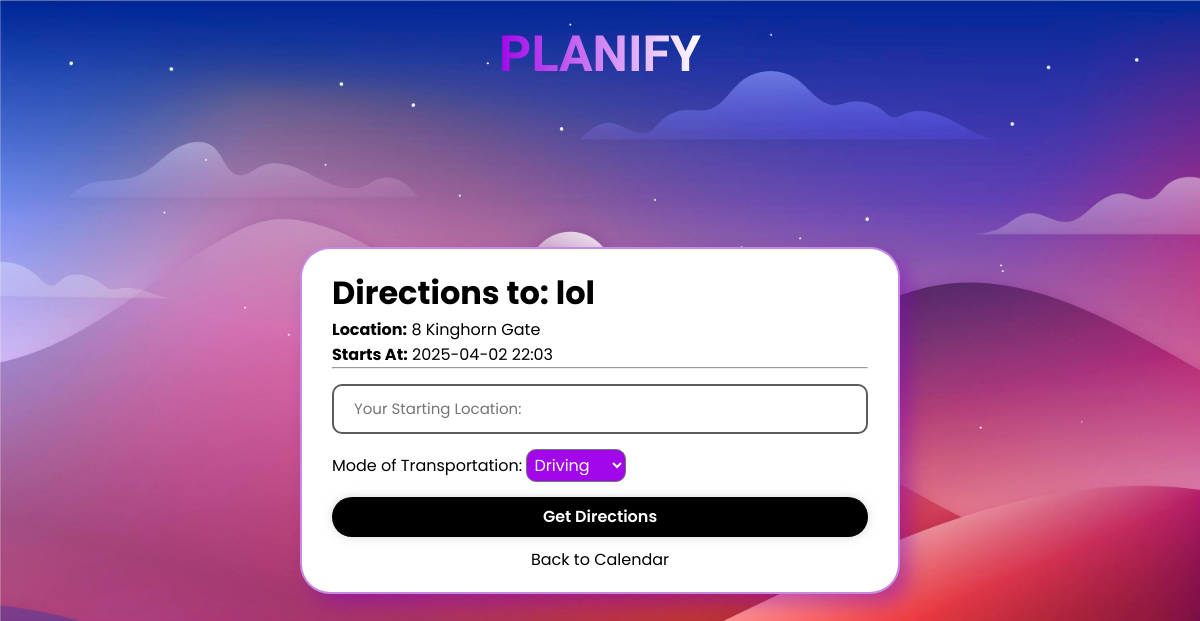
The app's page /view_directions/4, older data.
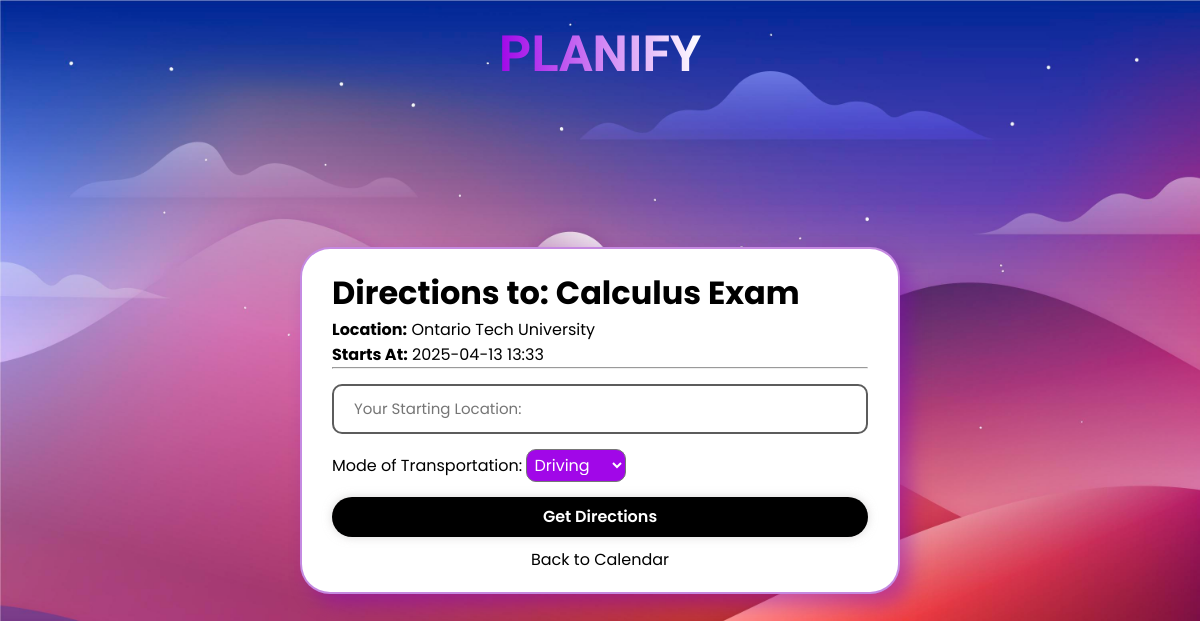
The same page, newer data.
### models.py (models this page shows)
class Event(UserMixin,db.Model):
    __tablename__='events'
    id=db.Column(db.Integer,primary_key=True)
    event_title=db.Column(db.String(100),nullable=False)
    event_start=db.Column(db.DateTime,nullable=False)
    event_end=db.Column(db.DateTime,nullable=False)
    event_location=db.Column(db.String(200),nullable=True)
    user_id = db.Column(db.Integer, db.ForeignKey('users.id'), nullable=False)
    event_description=db.Column(db.Text, nullable=True)
    user = db.relationship('User', backref=db.backref('events', lazy='select'))

### routes.py (the view, shortened to what this page needs)
    @app.route('/view_directions/<int:event_id>', methods=['GET', 'POST'])
    def viewRoute(event_id):
        chosenEvent = Event.query.filter_by(id=event_id).first()
        return render_template('viewDirections.html', event=chosenEvent)

### templates/viewDirections.html (shortened to what this page needs)
<!DOCTYPE html>
<html lang="en">
<head>
    <link rel="stylesheet" href="{{ url_for('static', filename='view.css') }}">
</head>
<body>
    <div class="title">PLANIFY</div>
    <div class="box">
        <h1>Directions to: {{ event.event_title }}</h1>
        <p><strong>Location:</strong> {{ event.event_location }}</p>
        <p><strong>Starts At:</strong> {{ event.event_start.strftime('%Y-%m-%d %H:%M') }}</p>
        <hr>
        <form method="POST">
            <div class="input-box">
                <input type="text" name="starting_location" placeholder="Your Starting Location:" required>
            </div>
            <label for="mode_of_transportation">Mode of Transportation:</label>
            <select name="mode_of_transportation" required>
                <option value="driving">Driving</option>
            </select>
            <button type="submit" class="get">Get Directions</button>
        </form>
        <div class="link-section">
            <a href="{{ url_for('calendar') }}" class="link">Back to Calendar</a>
        </div>
    </div>
</body>
</html>

### static/view.css (style rules this page uses)
* { margin: 0; padding: 0; box-sizing: border-box; font-family: "Poppins", sans-serif; }
body { display: flex; justify-content: center; align-items: center; min-height: 100vh; background: url('background.jpg') no-repeat center/cover; }
.title { position: absolute; top: 25px; left: 50%; transform: translateX(-50%); font-size: 50px; font-weight: bold; text-align: center; background: linear-gradient(to right, #a107e8, #ffffff); -webkit-background-clip: text; -webkit-text-fill-color: transparent; font-family: "Viga", sans-serif; }
.box { width: 600px; background: rgb(255, 255, 255); border: 2px solid rgba(129, 0, 189, 0.459); box-shadow: 10px 10px 20px #8100bd73; color: black; border-radius: 30px; padding: 20px 30px; margin-top: 40px; }
.box .input-box { position: relative; width: 100%; height: 50px; margin: 15px 0; }
.input-box input { width: 100%; height: 100%; background: transparent; border: none; outline: none; border: 2px solid rgb(92, 92, 92); border-radius: 10px; font-size: 15px; color: rgb(0, 0, 0); padding: 20px 45px 20px 20px; }
.box .get { width: 100%; height: 40px; background: black; color: white; border: none; border-radius: 60px; box-shadow: 0 0 10px rgba(190, 187, 187, 0.578); cursor: pointer; font-size: 16px; font-weight: 600; transition: background-color 0.15s, color 0.15s; }
.box .link-section { text-align: center; margin-top: 10px; }
.link { color:black; text-decoration: none; }
select { width: 100px; border-radius: 10px; padding: 3px; font-size: 16px; color: white; background-color: #a107e8; cursor: pointer; margin-bottom: 15px; }

Row changes from the older to the newer data that the page shows:
changed Event: event_title "lol" → "Calculus Exam"; event_location "8 Kinghorn Gate" → "Ontario Tech University"; event_start "2025-04-02 22:03" → "2025-04-13 13:33"
